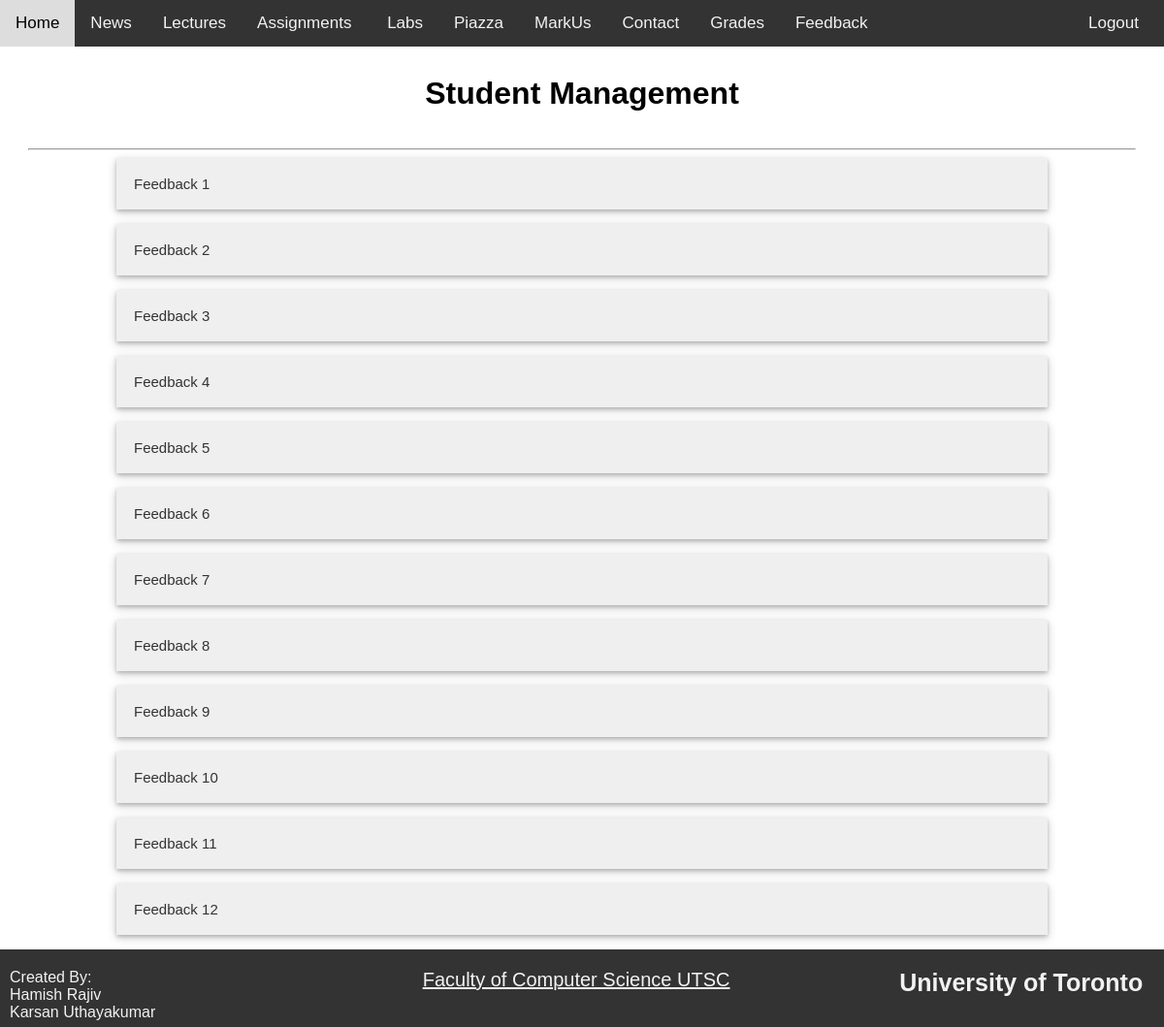
Before: /viewFeedback (signed in) with the older database file.
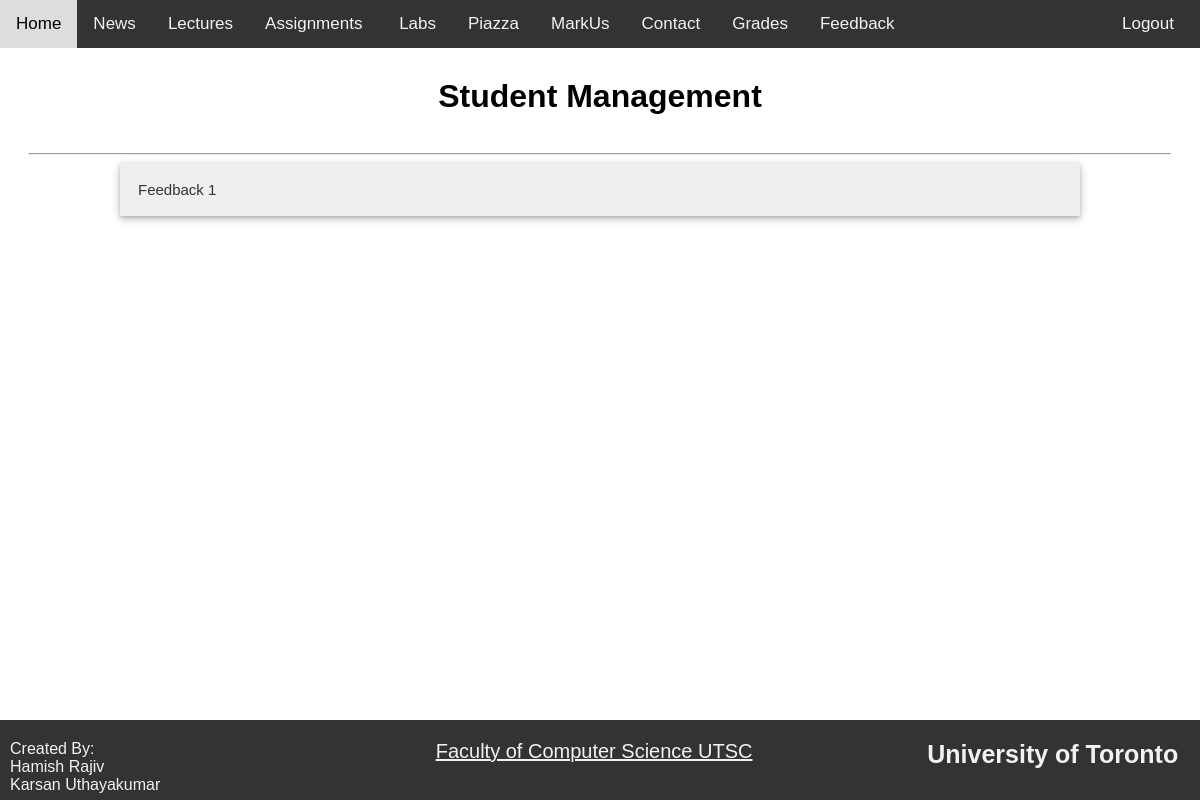
After: the same page with the newer database file.
### app.py (models this page shows)
class Feedback(Base):
    __tablename__ = "feedback"
    id = Column(Integer, primary_key=True)
    instructorId = Column(Integer,  ForeignKey('instructor.id'))
    q1 = Column(String)
    q2 = Column(String)
    q3 = Column(String)
    q4 = Column(String)

### app.py (the view)
@app.route('/viewFeedback')
def viewFeedback():
    if session.get("logged_in") == False:
        return logout()
    feedback = s.query(Instructor).filter_by(username=session.get("userName")).first().feedbacks
    return render_template("viewFeedback.html", accType=session.get("accountType"), feedback=feedback)

### app.py (called while the page is built)
@app.teardown_request
def remove_session(ex=None):
    s.remove()

### templates/viewFeedback.html (shortened to what this page needs)
{% extends "layout.html" %}
{% block content %}
<div class="pageHeader">
    <h1> Student Management</h1>
</div>
<hr>
<div class="content">
    <div id="viewFeedback">
        {% for f in feedback %}
        <button type="button" class="collapsible">Feedback {{feedback.index(f)+1}}</button>
        {% endfor %}
    </div>
</div>
{% endblock %}

### templates/layout.html (shortened to what this page needs)
<!DOCTYPE html>
<html>
<head>
    <link rel='stylesheet' type='text/css' media='screen' href="{{ url_for('static', filename='nav.css') }}">
    <link rel='stylesheet' type='text/css' media='screen' href="{{ url_for('static', filename='container.css') }}">
    <link rel='stylesheet' type='text/css' media='screen' href="{{ url_for('static', filename='footer.css') }}">
</head>
<body>
    <div class="container">
        <div class="header">
            <div class="nav">
                <a href="home">Home</a>
                <a href="news"> News </a>
                <a href="lectures">Lectures</a>
                <a href="assignments">Assignments&nbsp;</a>
                <a href="labs">Labs</a>
                <a href="https://piazza.com/mail.utoronto.ca/winter2017/csb20/home">Piazza</a>
                <a href="https://markus-old.utsc.utoronto.ca/cscb20w19">MarkUs</a>
                <a href="contacts">Contact</a>
                {% if  accType == "student" %}
                <a href="viewGrades"> Grades</a>
                <a href="giveFeedback"> Feedback </a>
                {% else %}
                <a href="showMyStudents"> Manage Students</a>
                <a href="remarkRequests"> Remark Requests </a>
                <a href="viewFeedback"> View Feedback</a>
                {% endif %}
                <a id="logout" href="logout">Logout</a>
            </div>
        </div>
        {% block content %} {% endblock %}
    </div>
    <div class="footer">
        <div id="createdBy">
            <p> Created By:<p>
                    <p>Hamish Rajiv</p>
                    <p>Karsan Uthayakumar</p>
        </div>
        <div id="facultyLink">
            <a href="https://www.utsc.utoronto.ca/cms/faculty-of-computer-science">Faculty of Computer Science
                UTSC</a> </div>
        <div id="uoftName">
            <h2>University of Toronto<h2>
        </div>
    </div>
</body>
</html>

### static/nav.css (style rules this page uses)
.header { flex: none; }
.nav { margin:0; padding:0; width: 100vw; max-width:100%; overflow: hidden; background-color: #333; }
.nav a { float: left; color: #f2f2f2; text-align: center; padding: 14px 16px; text-decoration: none; font-size: 17px; }
#logout { float: right; margin-right: 10px;; }

### static/container.css (style rules this page uses)
html,body { height: 100%; margin: 0px; padding: 0px; font-family: Arial, Helvetica, sans-serif; overflow-x: hidden; }
body { margin: 0px; padding: 0px; background-color: #ffffff; color: #000000; }
.pageHeader h1 { margin: 30px 0; }
hr { width: 95%; }
.container { display: flex; flex-direction: column; flex-wrap: wrap; align-items: center; min-height: 100%; padding-bottom: 80px; -webkit-box-sizing: border-box; -moz-box-sizing: border-box; box-sizing: border-box; }
.content { width: 80%; font-size: 18px; line-height: 1.5 ; }
.collapsible { color: #333; box-shadow: 0 2px 4px 0 rgba(0, 0, 0, 0.2), 0 3px 10px 0 rgba(0, 0, 0, 0.19); text-align: center; cursor: pointer; padding: 18px; border: none; text-align: left; outline: none; font-size: 15px; width: 100%; margin-bottom: 15px; }

### static/footer.css (style rules this page uses)
.footer { background: #333; margin: 0px; opacity: 1; display: flex; flex-flow: row wrap; height: 50px; padding: 10px; padding-top: 20px; margin-top: -80px; clear:both; }
.footer div { margin: 0px; padding: 0px; width: 33%; }
.footer h2 { margin: 0px; padding: 0px; color: #f2f2f2; text-align: right; text-decoration: none; font-size: 25px; }
.footer p { margin: 0px; padding: 0px; color: #f2f2f2; }
.footer a { color: #f2f2f2; font-size: 20px; text-decoration: underline; text-align:center; display:block; }
#uoftName { text-align:right; display:block; }

Changed rows visible on the page:
removed Feedback: feedback "2"
removed Feedback: feedback "3"
removed Feedback: feedback "4"
removed Feedback: feedback "5"
removed Feedback: feedback "6"
removed Feedback: feedback "7"
removed Feedback: feedback "8"
removed Feedback: feedback "9"
removed Feedback: feedback "10"
removed Feedback: feedback "11"
removed Feedback: feedback "12"
